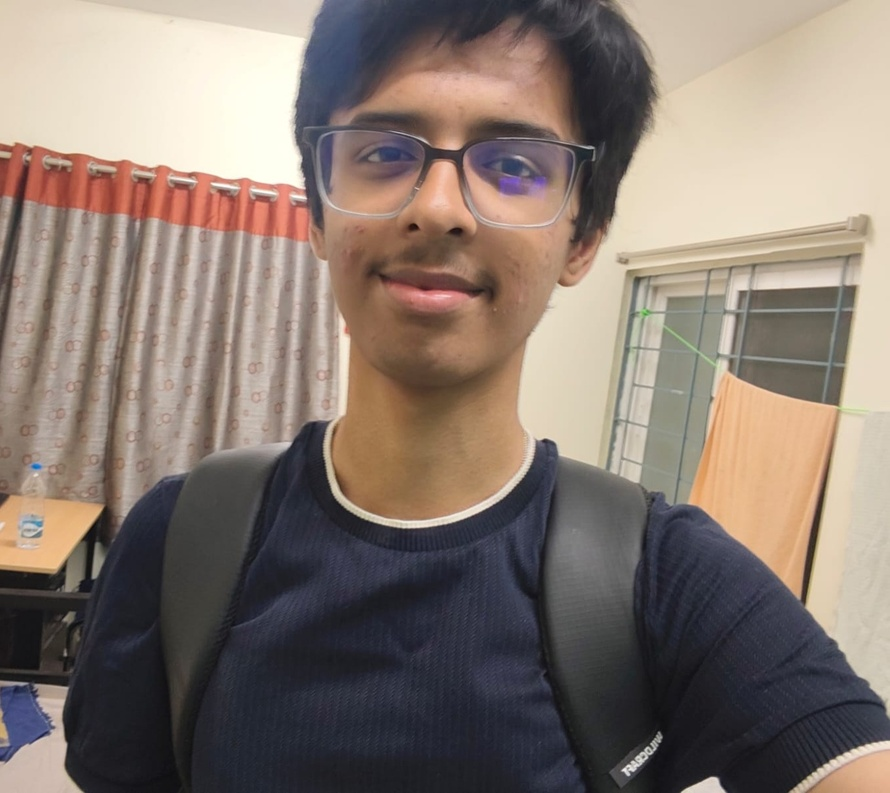
#> input picture RGB/codes/automation/1.jpg, 890 x 793 px, shrunk from 1350 x 1202 before the run
$ python auto.py
#> lines starting #> are read from the running program, lines starting #| are printed output that depends on the picture; after the words box and inside, x2 and y2 are one past the last pixel; in counts of white or black regions, pixels touching at a corner belong together
from pathlib import Path
import numpy as np
import imageio.v3 as iio

# ==================================================
# CONFIGURATION
# ==================================================

BASE_DIR = Path(__file__).resolve().parent
OUTPUT_DIR = BASE_DIR / "figs"

NAMES = [
    "arjun",
    "arya",
    "mudit",
    "visweshwar",
    "saksham",
    "pranay",
    "nethra",
    "sara",
]

FIXED_THRESHOLD = 128


# ==================================================
# IMAGE PROCESSING
# ==================================================

def load_jpg_as_rgb(image_path):
    """Load an image and return an RGB array in the range 0-255."""
    image = iio.imread(image_path)
#> image is the input picture: shape (793, 890, 3); mean R, G, B 134.4, 120.7, 112

    # Convert grayscale input to RGB.
    if image.ndim == 2:
        image = np.stack([image] * 3, axis=-1)

    # Remove alpha channel if present.
    elif image.ndim == 3 and image.shape[2] == 4:
        image = image[:, :, :3]

    if image.ndim != 3 or image.shape[2] != 3:
        raise ValueError(f"Unsupported image shape: {image.shape}")

    # JPEG images are normally uint8; handle other input formats safely.
    if np.issubdtype(image.dtype, np.floating):
        if image.max() <= 1.0:
            image = image * 255.0

    return np.clip(image, 0, 255).astype(np.uint8)


def rgb_to_ycbcr(rgb):
    """Convert RGB to YCbCr using ITU-R BT.601 formulas."""
    rgb = rgb.astype(np.float32)

    R = rgb[:, :, 0]
    G = rgb[:, :, 1]
    B = rgb[:, :, 2]
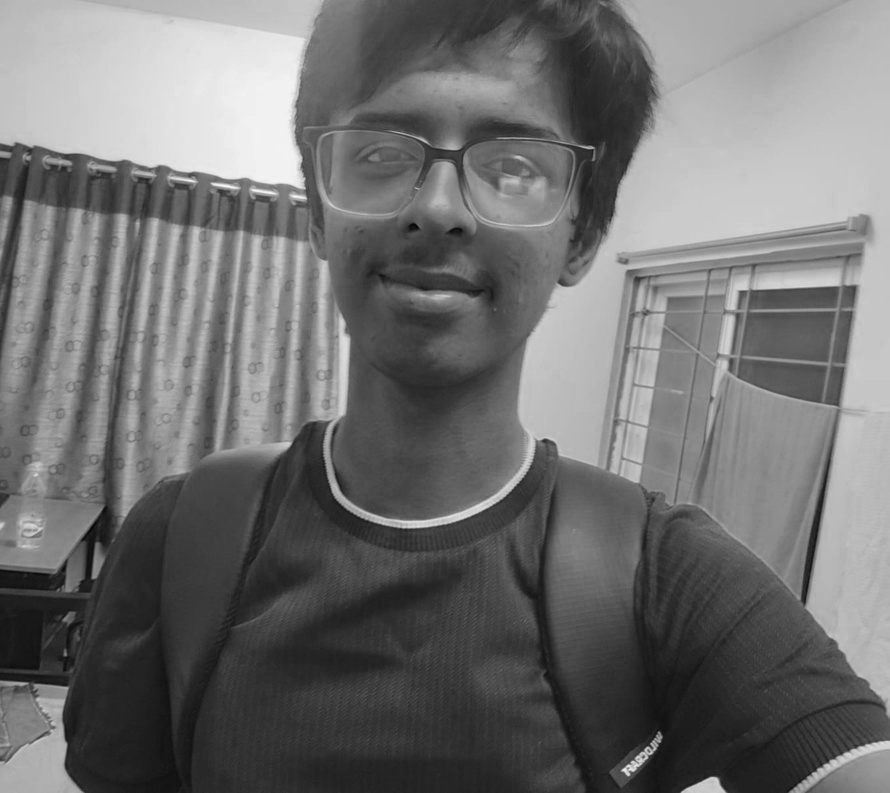
#> B: shape (793, 890) float32; min 0, max 248, mean 112

    Y = 0.299 * R + 0.587 * G + 0.114 * B
    Cb = 128 - 0.168736 * R - 0.331264 * G + 0.5 * B
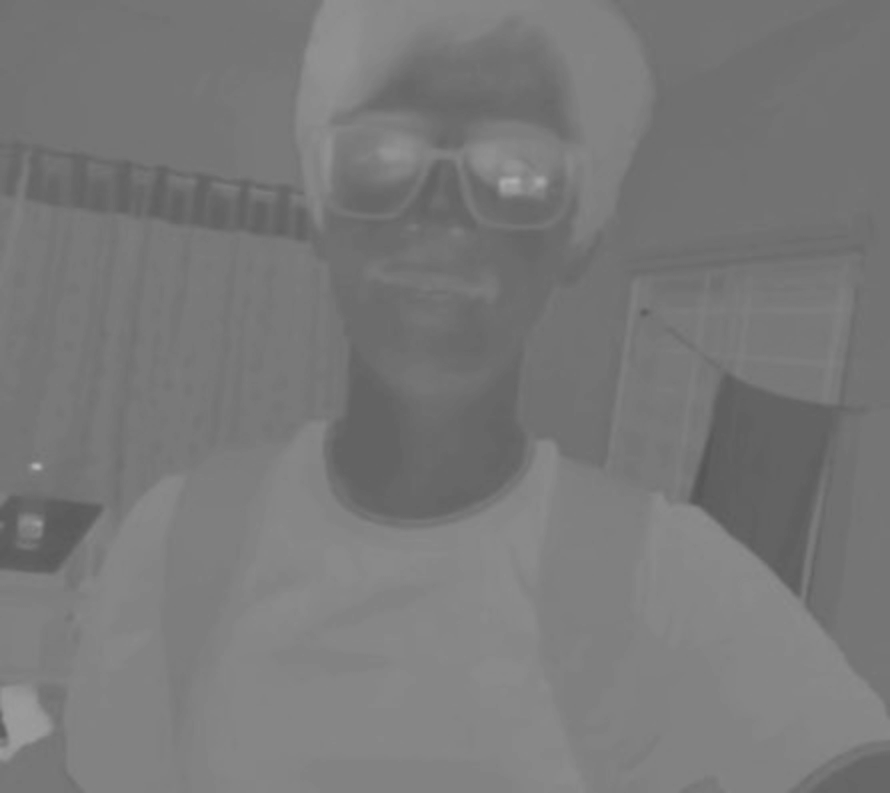
#> Cb: shape (793, 890) float32; min 85.03, max 182.9, mean 121.3
    Cr = 128 + 0.5 * R - 0.418688 * G - 0.081312 * B
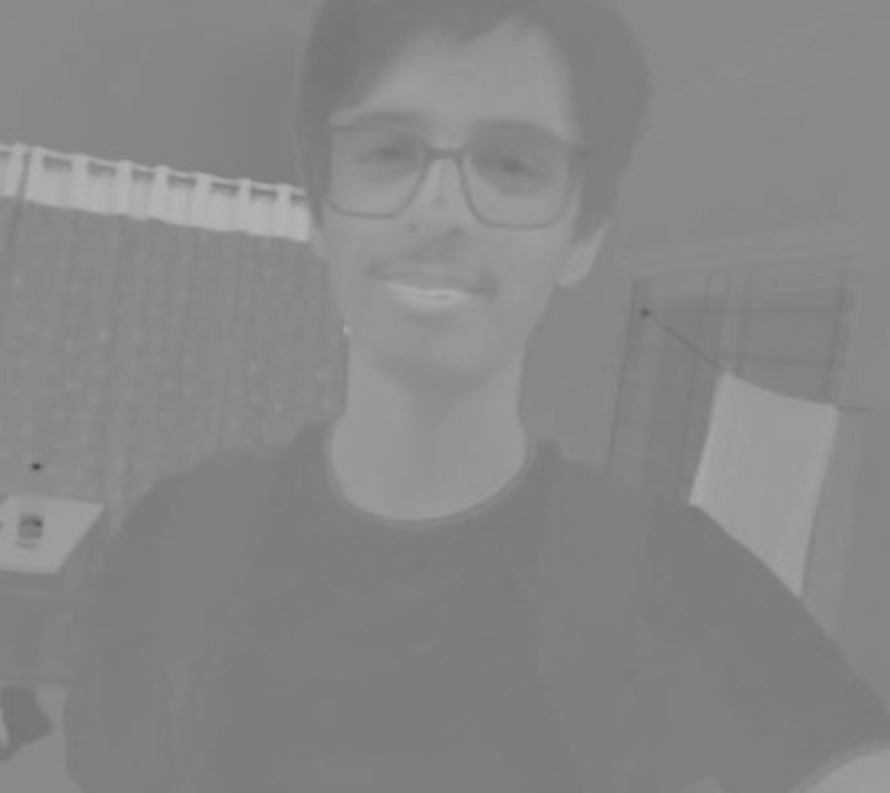
#> Cr: shape (793, 890) float32; min 70.9, max 181.1, mean 135.6

    return np.dstack((Y, Cb, Cr))
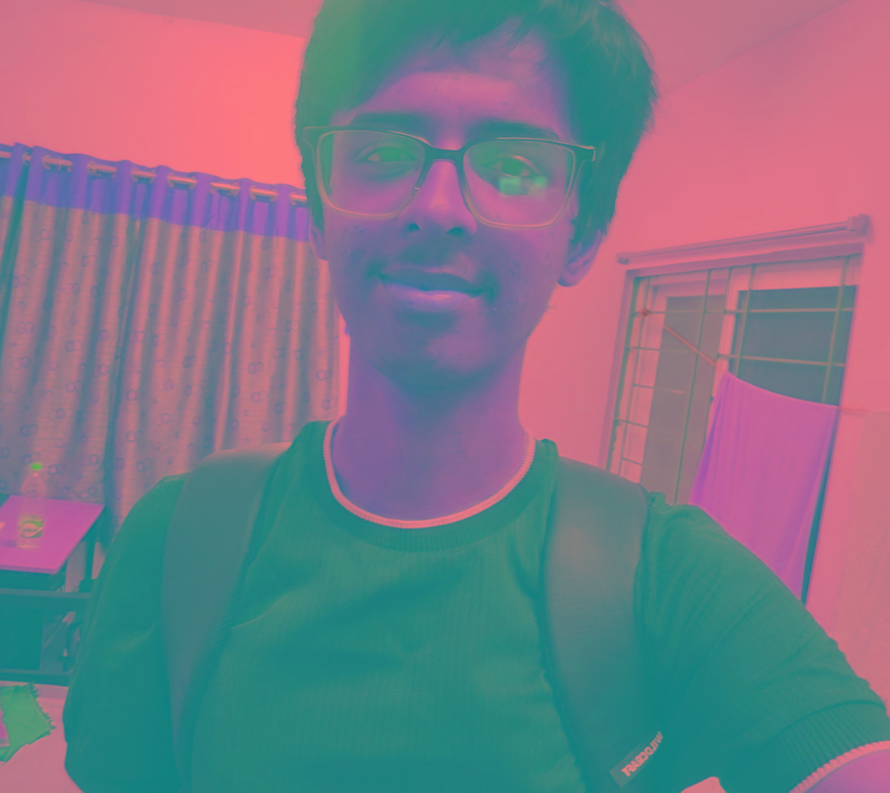
#> returned value: shape (793, 890, 3) float32; mean of channels 0, 1, 2 123.8, 121.2, 135.9; drawn as R, G, B


def ycbcr_to_grayscale(ycbcr):
    """Extract the Y (luminance) channel."""
    return np.clip(
        ycbcr[:, :, 0], 0, 255
    ).astype(np.uint8)
#> returned value: shape (793, 890)


def fixed_threshold(grayscale, threshold=FIXED_THRESHOLD):
    """Apply a fixed threshold of 128."""
#> called with threshold = 128
    return np.where(
        grayscale >= threshold, 255, 0
    ).astype(np.uint8)
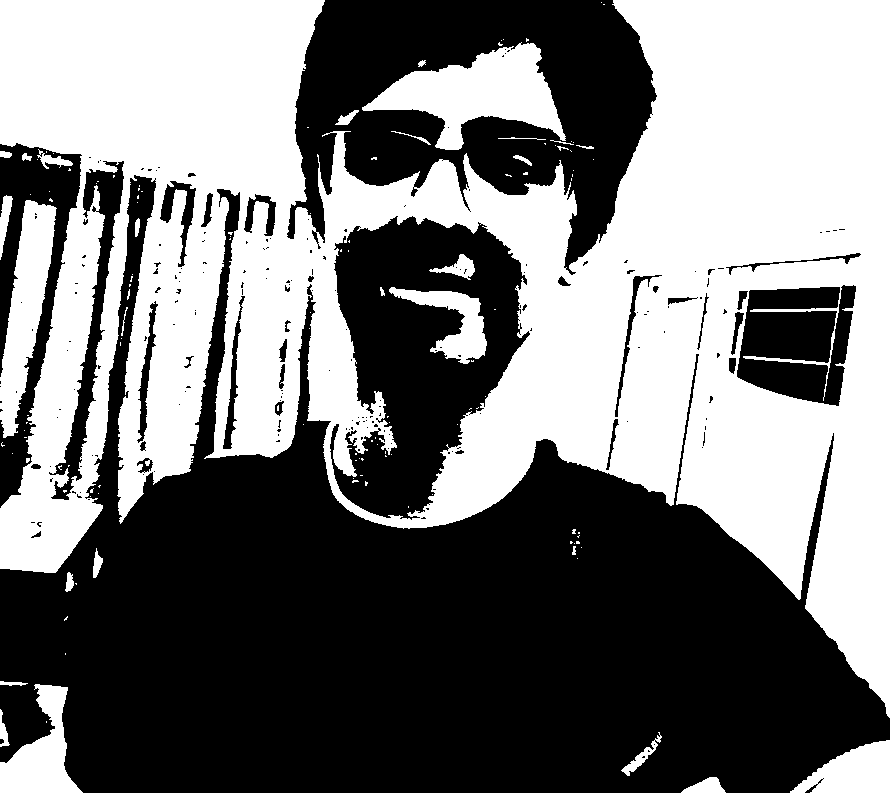
#> returned value: shape (793, 890); 47.8% white; 130 white regions (101 under 20 px), largest, box (x1, y1, x2, y2) and area: (0, 0, 890, 718) 306711, (362, 42, 566, 150) 10168, (0, 200, 57, 438) 6558


def dynamic_threshold(grayscale):
    """Apply the mean grayscale intensity as the threshold."""
    mean_threshold = float(np.mean(grayscale))
#> mean_threshold = 123.3

    output = np.where(
        grayscale >= mean_threshold, 255, 0
    ).astype(np.uint8)
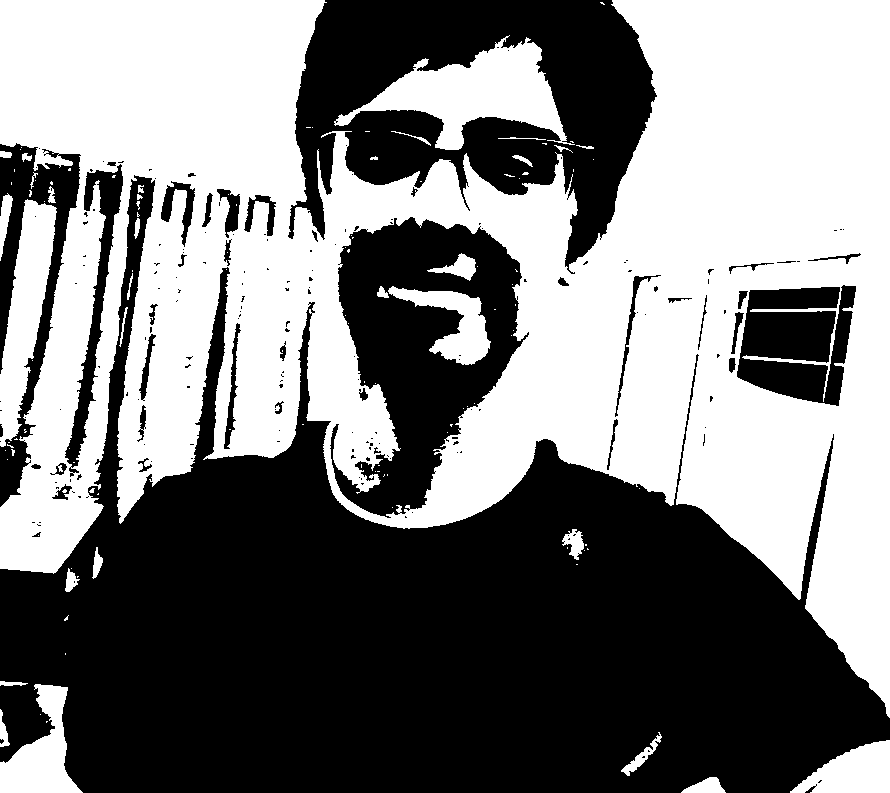
#> output: shape (793, 890); 49.4% white; 116 white regions (85 under 20 px), largest, box (x1, y1, x2, y2) and area: (0, 0, 890, 718) 315555, (334, 35, 575, 150) 10992, (0, 199, 57, 447) 6916

    return output, mean_threshold


# ==================================================
# SAVE OUTPUTS
# ==================================================

def save_image(path, image):
    """Save RGB or grayscale uint8 images without normalization errors."""
    image = np.asarray(image)

    if image.dtype != np.uint8:
        image = np.clip(image, 0, 255).astype(np.uint8)

    iio.imwrite(path, image)


# ==================================================
# PROCESS ONE PERSON
# ==================================================

def process_image(source_path, person_name):
    person_dir = OUTPUT_DIR / person_name
    person_dir.mkdir(parents=True, exist_ok=True)

    print(f"\nProcessing {person_name}: {source_path.name}")

    # Load and process the original image.
    rgb = load_jpg_as_rgb(source_path)
    ycbcr = rgb_to_ycbcr(rgb)
    grayscale = ycbcr_to_grayscale(ycbcr)

    # Apply both thresholding methods.
    static_bw = fixed_threshold(grayscale)
    dynamic_bw, mean_threshold = dynamic_threshold(grayscale)
#> mean_threshold = 123.3

    # Save all four images.
    save_image(person_dir / "input.jpg", rgb)
    save_image(person_dir / "gray.jpg", grayscale)
    save_image(person_dir / "static.jpg", static_bw)
    save_image(person_dir / "dynamic.jpg", dynamic_bw)

    print(f"  RGB shape:        {rgb.shape}")
#|   RGB shape:        (793, 890, 3)
    print(f"  Grayscale shape:  {grayscale.shape}")
#|   Grayscale shape:  (793, 890)
    print(f"  Fixed threshold:  {FIXED_THRESHOLD}")
    print(f"  Mean threshold:   {mean_threshold:.2f}")
#|   Mean threshold:   123.34
    print(f"  Saved to:         {person_dir}")
    print("  [SUCCESS]")


# ==================================================
# MAIN AUTOMATION
# ==================================================

def main():
    print("RGB IMAGE PROCESSING AUTOMATION")
    print(f"Input directory:  {BASE_DIR}")
    print(f"Output directory: {OUTPUT_DIR}")

    OUTPUT_DIR.mkdir(parents=True, exist_ok=True)

    success_count = 0
    failures = []

    for index, name in enumerate(NAMES, start=1):
        source_path = BASE_DIR / f"{index}.jpg"

        if not source_path.is_file():
            message = f"Missing input: {source_path.name}"
            print(f"[SKIPPED] {message}")
            failures.append(message)
            continue

        try:
            process_image(source_path, name)
            success_count += 1

        except Exception as error:
            message = f"{source_path.name}: {error}"
            print(f"[ERROR] {message}")
            failures.append(message)
#> pass 2 of the loop in main, `for index, name in enumerate(NAMES, start=1):`:
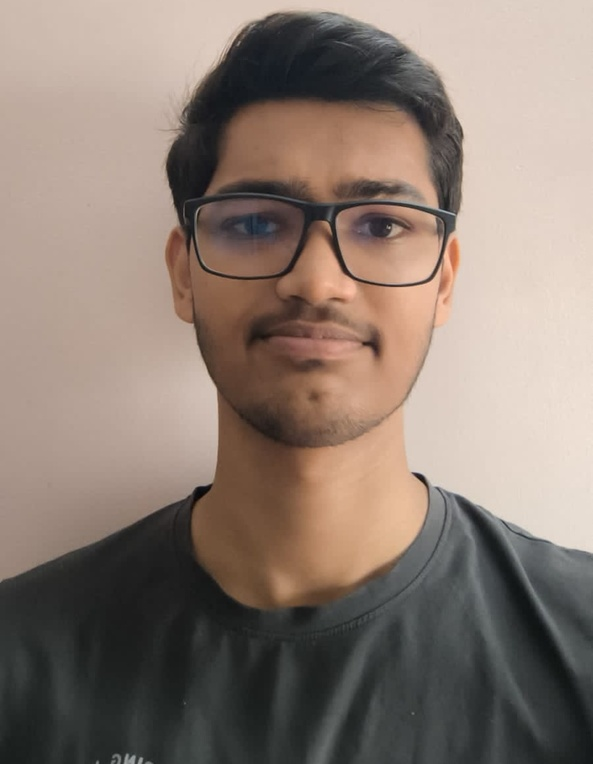
#> input picture RGB/codes/automation/2.jpg, 593 x 764 px, shrunk from 900 x 1158 before the run
#> in load_jpg_as_rgb, image is the input picture: shape (764, 593, 3); mean R, G, B 139.6, 124.3, 114.4
#> rgb: shape (764, 593, 3) float32
#> R: shape (764, 593) float32
#> G: shape (764, 593) float32
#> B: shape (764, 593) float32
#> Y: shape (764, 593) float32
#> Cb: shape (764, 593) float32
#> in rgb_to_ycbcr (call 2), `Cr = 128 + 0.5 * R - 0.418688 * G - 0.081312 * B`:
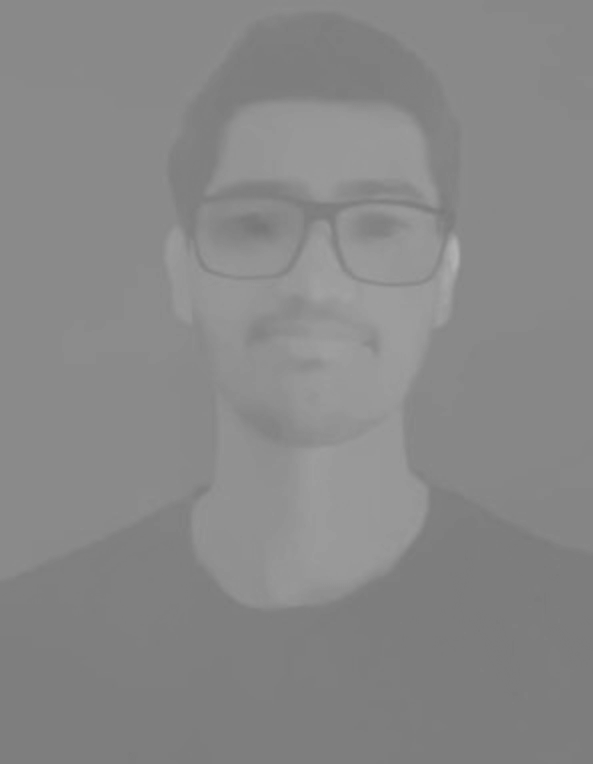
#> Cr: shape (764, 593) float32; min 118.8, max 178, mean 136.5
#> in fixed_threshold (call 2), `return np.where( grayscale >= threshold, 255, 0 ).astype(np.uint8)`:
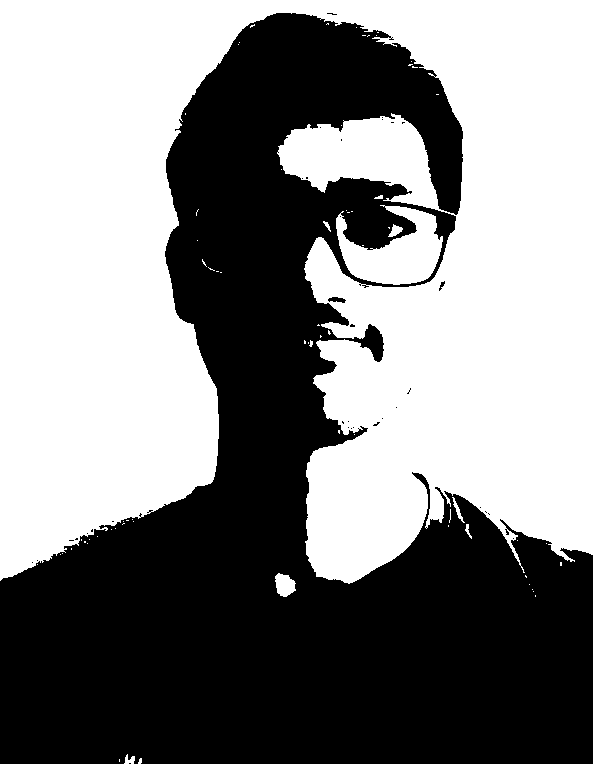
#> returned value: shape (764, 593); 52.5% white; 35 black regions (32 under 20 px), largest, box (x1, y1, x2, y2) and area: (0, 13, 593, 764) 214926, (328, 297, 346, 303) 70, (439, 281, 445, 291) 26
#|   RGB shape:        (764, 593, 3)
#|   Grayscale shape:  (764, 593)
#|   Mean threshold:   127.17
#> pass 3 of the loop in main, `for index, name in enumerate(NAMES, start=1):`:
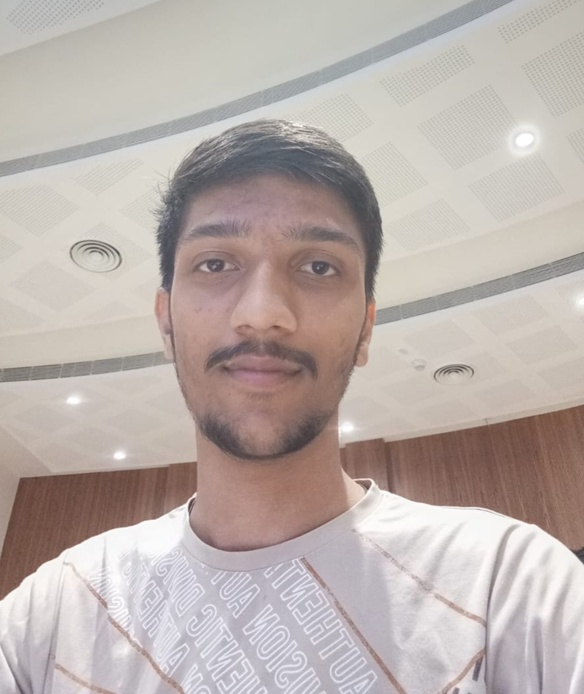
#> input picture RGB/codes/automation/3.jpg, 584 x 694 px, shrunk from 886 x 1052 before the run
#> in load_jpg_as_rgb, image is the input picture: shape (694, 584, 3); mean R, G, B 187.1, 176.3, 172
#> rgb: shape (694, 584, 3) float32
#> R: shape (694, 584) float32
#> G: shape (694, 584) float32
#> B: shape (694, 584) float32
#> Y: shape (694, 584) float32
#> Cb: shape (694, 584) float32
#> Cr: shape (694, 584) float32
#> in fixed_threshold (call 3), `return np.where( grayscale >= threshold, 255, 0 ).astype(np.uint8)`:
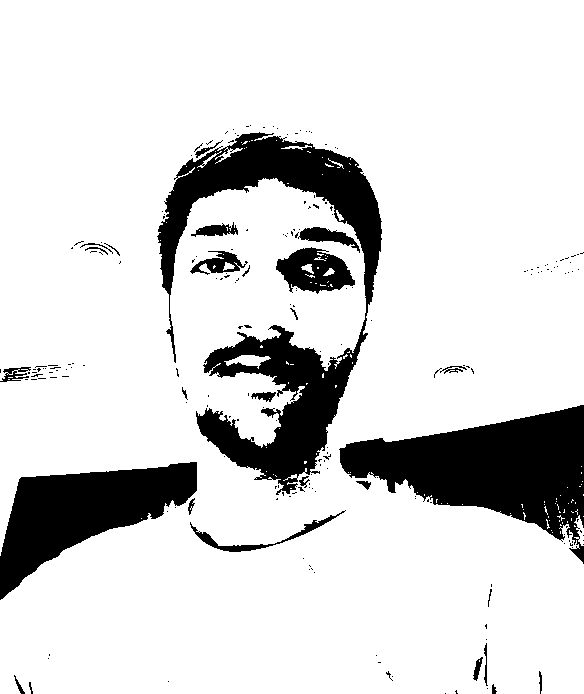
#> returned value: shape (694, 584); 84.7% white; 212 black regions (184 under 20 px), largest, box (x1, y1, x2, y2) and area: (157, 132, 382, 495) 24132, (339, 405, 584, 564) 18601, (0, 462, 197, 600) 12650
#> in dynamic_threshold (call 3), `mean_threshold = float(np.mean(grayscale))`: mean_threshold = 178.5
#> in dynamic_threshold (call 3), `output = np.where( grayscale >= mean_threshold, 255, 0 ).astype(np.uin..`:
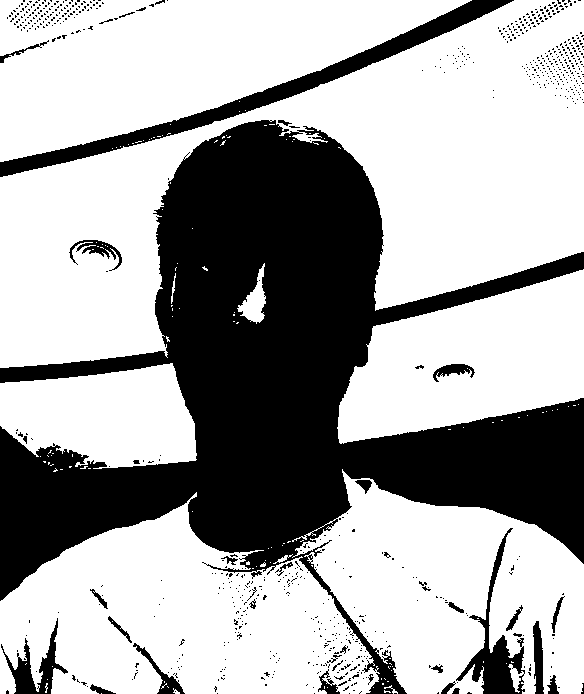
#> output: shape (694, 584); 65.9% white; 805 black regions (766 under 20 px), largest, box (x1, y1, x2, y2) and area: (0, 120, 584, 694) 120441, (0, 0, 514, 177) 7789, (456, 528, 525, 694) 2638
#|   RGB shape:        (694, 584, 3)
#|   Grayscale shape:  (694, 584)
#|   Mean threshold:   178.53
#> the loop made 8 passes; the first 3 are shown

    print("\n" + "=" * 45)
    print("AUTOMATION FINISHED")
    print(f"Successful images: {success_count}/{len(NAMES)}")
    print(f"Failed or missing: {len(failures)}")

    if failures:
        print("\nProblems encountered:")
        for failure in failures:
            print(f"  - {failure}")
    else:
        print("\nAll images processed successfully.")

    print(f"\nResults: {OUTPUT_DIR}")


if __name__ == "__main__":
    main()
